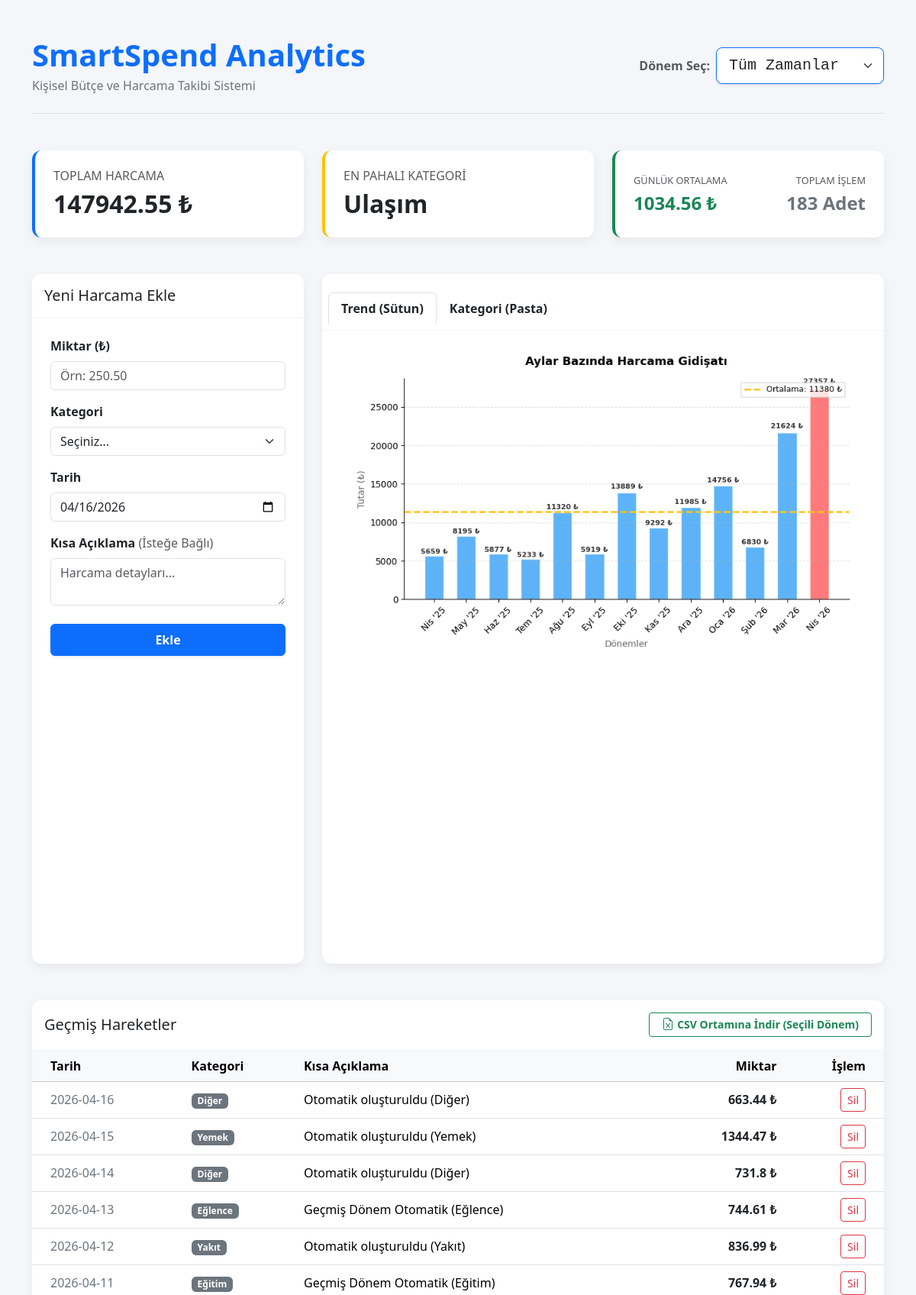
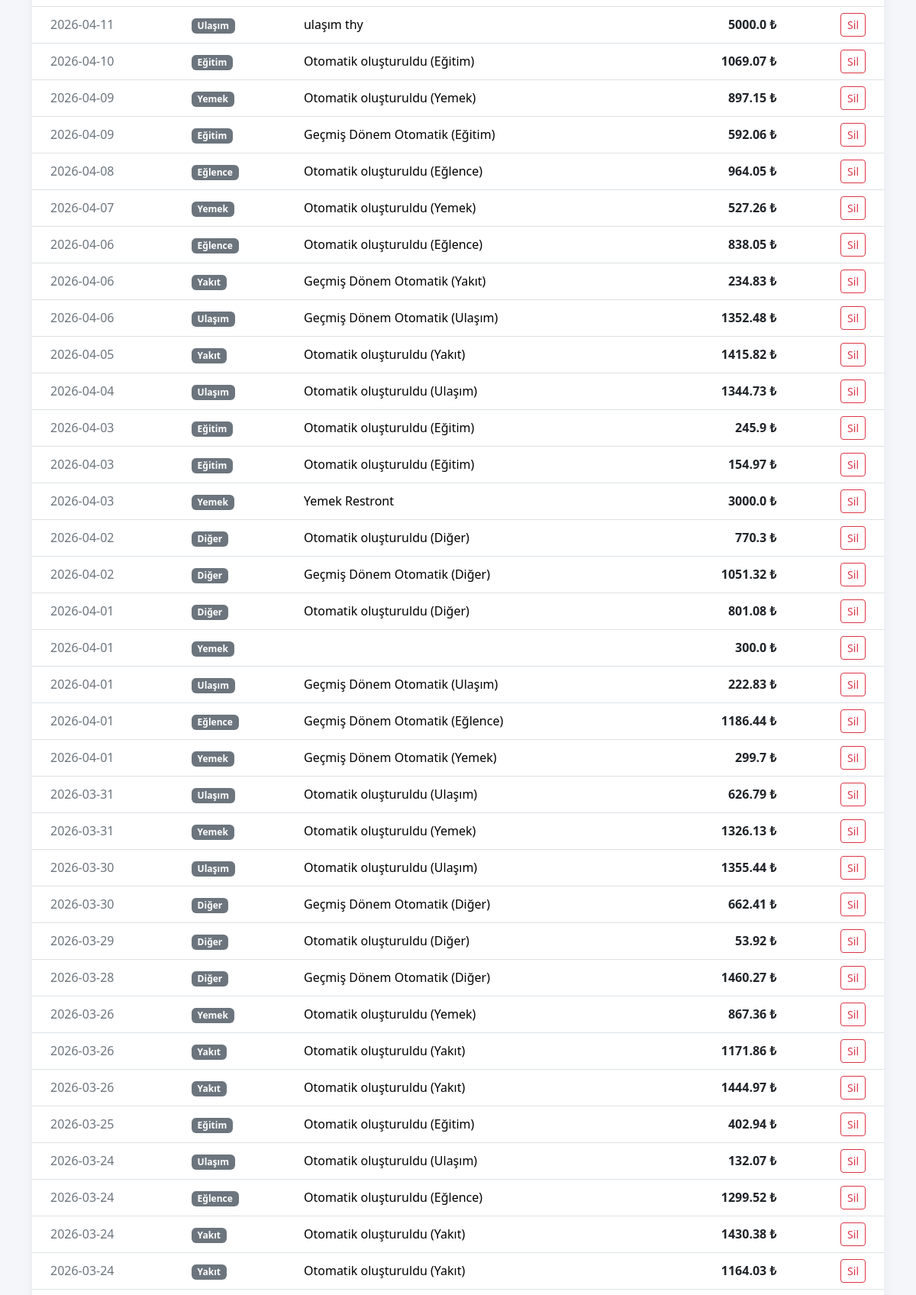
The page / (upper part) on the database its author committed (2 pictures, top to bottom).
### tables this page shows
CREATE TABLE expenses (
            id INTEGER PRIMARY KEY AUTOINCREMENT,
            amount FLOAT NOT NULL,
            category TEXT NOT NULL,
            description TEXT,
            date DATE NOT NULL
        );

### app.py (the view, shortened to what this page needs)
@app.route('/')
def index():
    conn = get_db_connection()
    df = pd.read_sql_query('SELECT * FROM expenses ORDER BY date DESC', conn)
    conn.close()
    selected_month = request.args.get('month', 'ALL')
    available_months = []
    if not df.empty:
        df['month_str'] = df['date'].str[:7]
        unique_months = df['month_str'].unique()
        MONTH_NAMES = {
            '01': 'Ocak', '02': 'Şubat', '03': 'Mart', '04': 'Nisan',
            '05': 'Mayıs', '06': 'Haziran', '07': 'Temmuz', '08': 'Ağustos',
            '09': 'Eylül', '10': 'Ekim', '11': 'Kasım', '12': 'Aralık'
        }
        for m in sorted(unique_months, reverse=True):
            try:
                y, mon = m.split('-')
                label = f"{MONTH_NAMES.get(mon, mon)} {y}"
            except:
                label = m
            available_months.append({'value': m, 'label': label})
        if selected_month != 'ALL':
            df = df[df['month_str'] == selected_month]
    total_spent = df['amount'].sum()
    transaction_count = len(df)
    unique_days = df['date'].nunique()
    daily_avg = total_spent / unique_days if unique_days > 0 else 0
    category_totals = df.groupby('category')['amount'].sum().sort_values(ascending=False)
    top_category = category_totals.index[0] if not category_totals.empty else "Veri Yok"
    plt.figure(figsize=(6, 6))
    colors = ['#ff9999', '#66b3ff', '#99ff99', '#ffcc99', '#c2c2f0', '#ffb3e6']
    plt.pie(
        category_totals,
        labels=category_totals.index,
        autopct='%1.1f%%',
        startangle=140,
        colors=colors,
        wedgeprops={'edgecolor': 'white', 'linewidth': 1.5}
    )
    title_prefix = "Tüm Zamanlar" if selected_month == 'ALL' else selected_month
    plt.title(f'{title_prefix} Kategori Dağılımı', fontsize=14, fontweight='bold', pad=15)
    plt.axis('equal')
    img_buffer = io.BytesIO()
    plt.savefig(img_buffer, format='png', bbox_inches='tight', transparent=True)
    img_buffer.seek(0)
    plot_url = base64.b64encode(img_buffer.getvalue()).decode('utf8')
    plt.clf()
    plt.close()
    plt.figure(figsize=(9, 4.5))
    if selected_month == 'ALL':
        timeline_df = df.groupby('month_str')['amount'].sum().sort_index()
        def format_month_tick(m_str):
            try:
                y, m = m_str.split('-')
                short_months = {'01':'Oca','02':'Şub','03':'Mar','04':'Nis','05':'May','06':'Haz','07':'Tem','08':'Ağu','09':'Eyl','10':'Eki','11':'Kas','12':'Ara'}
                return f"{short_months.get(m, m)} '{y[-2:]}"
            except:
                return m_str
        ticks = [format_month_tick(m) for m in timeline_df.index]
        colors_bar = []
        if not timeline_df.empty:
            max_val = timeline_df.max()
            colors_bar = ['#ff6b6b' if val == max_val else '#4dabf7' for val in timeline_df.values]
        bars = plt.bar(ticks, timeline_df.values, color=colors_bar, edgecolor='white', width=0.6, alpha=0.9)
        plt.title('Aylar Bazında Harcama Gidişatı', fontsize=13, fontweight='bold', pad=15)
        plt.xlabel('Dönemler', fontsize=10, color='#666')
        plt.xticks(rotation=45)
        if not timeline_df.empty:
            avg_line = timeline_df.mean()
            plt.axhline(avg_line, color='#fcc419', linestyle='dashed', linewidth=2, label=f'Ortalama: {int(avg_line)} ₺')
            plt.legend(loc='upper right', fontsize=9, framealpha=0.8)
    plt.ylabel('Tutar (₺)', fontsize=10, color='#666')
    ax = plt.gca()
    ax.spines['top'].set_visible(False)
    ax.spines['right'].set_visible(False)
    plt.grid(axis='y', linestyle='--', alpha=0.4)
    for bar in bars:
        height = bar.get_height()
        if height > 0:
            plt.text(bar.get_x() + bar.get_width()/2., height + (height * 0.02),
                     f'{int(height)} ₺',
                     ha='center', va='bottom', fontsize=8, color='#333', fontweight='600')
    bar_buffer = io.BytesIO()
    plt.savefig(bar_buffer, format='png', bbox_inches='tight', transparent=True)
    bar_buffer.seek(0)
    bar_plot_url = base64.b64encode(bar_buffer.getvalue()).decode('utf8')
    plt.clf()
    plt.close()
    expenses_list = df.to_dict('records')
    return render_template(
        'index.html',
        total_spent=round(total_spent, 2),
        daily_avg=round(daily_avg, 2),
        transaction_count=transaction_count,
        plot_url=plot_url,
        bar_plot_url=bar_plot_url,
        expenses=expenses_list,
        top_category=top_category,
        available_months=available_months,
        selected_month=selected_month
    )

### app.py (called while the page is built)
def get_db_connection():
    conn = sqlite3.connect(DB_NAME)
    conn.row_factory = sqlite3.Row
    return conn

### templates/index.html (shortened to what this page needs)
<!DOCTYPE html>
<html lang="tr">
<head>
    <link href="https://cdn.jsdelivr.net/npm/bootstrap@5.3.2/dist/css/bootstrap.min.css" rel="stylesheet">
</head>
<body>
    <div class="container py-5">
        <div class="d-flex flex-column flex-md-row justify-content-between align-items-md-center mb-5 border-bottom pb-4">
            <div class="mb-3 mb-md-0 text-center text-md-start">
                <h1 class="display-6 fw-bold text-primary mb-1">SmartSpend Analytics</h1>
                <p class="text-secondary mb-0">Kişisel Bütçe ve Harcama Takibi Sistemi</p>
            </div>
            <form action="/" method="GET" class="d-flex align-items-center">
                <label for="month" class="fw-semibold text-muted me-2 text-nowrap">Dönem Seç:</label>
                <select name="month" id="month" class="form-select form-select-lg shadow-sm font-monospace border-primary" onchange="this.form.submit()" style="min-width: 220px; cursor:pointer;">
                    <option value="ALL" {% if selected_month == 'ALL' %}selected{% endif %}>Tüm Zamanlar</option>
                </select>
            </form>
        </div>
        <div class="row g-4 mb-5">
            <div class="col-md-4">
                <div class="card stat-card h-100 p-4 border-start border-4 border-primary">
                    <h6 class="text-muted text-uppercase mb-2">Toplam Harcama</h6>
                    <h2 class="fw-bold mb-0">{{ total_spent }} ₺</h2>
                </div>
            </div>
            <div class="col-md-4">
                <div class="card stat-card h-100 p-4 border-start border-4 border-warning">
                    <h6 class="text-muted text-uppercase mb-2">En Pahalı Kategori</h6>
                    <h2 class="fw-bold mb-0">{{ top_category }}</h2>
                </div>
            </div>
            <div class="col-md-4">
                <div class="card stat-card h-100 p-4 border-start border-4 border-success">
                    <div class="d-flex justify-content-between align-items-center mb-0 mt-2">
                        <div>
                            <h6 class="text-muted text-uppercase mb-2" style="font-size: 0.8rem;">Günlük Ortalama</h6>
                            <h4 class="fw-bold mb-0 text-success">{{ daily_avg }} ₺</h4>
                        </div>
                        <div class="text-end">
                            <h6 class="text-muted text-uppercase mb-2" style="font-size: 0.8rem;">Toplam İşlem</h6>
                            <h4 class="fw-bold mb-0 text-secondary">{{ transaction_count }} Adet</h4>
                        </div>
                    </div>
                </div>
            </div>
        </div>
        <div class="row g-4 mb-5">
            <div class="col-lg-4">
                <div class="card h-100">
                    <div class="card-header py-3">
                        <h5 class="mb-0 text-dark">Yeni Harcama Ekle</h5>
                    </div>
                    <div class="card-body p-4">
                        <form action="/add" method="POST" class="needs-validation">
                            <div class="mb-3">
                                <label for="amount" class="form-label fw-semibold">Miktar (₺)</label>
                                <input type="number" step="0.01" class="form-control" id="amount" name="amount" min="0.01" required placeholder="Örn: 250.50">
                            </div>
                            <div class="mb-3">
                                <label for="category" class="form-label fw-semibold">Kategori</label>
                                <select class="form-select" id="category" name="category" required>
                                    <option value="" selected disabled>Seçiniz...</option>
                                </select>
                            </div>
                            <div class="mb-3">
                                <label for="date" class="form-label fw-semibold">Tarih</label>
                                <input type="date" class="form-control" id="date" name="date" required>
                            </div>
                            <div class="mb-4">
                                <label for="description" class="form-label fw-semibold">Kısa Açıklama <span class="text-muted fw-normal">(İsteğe Bağlı)</span></label>
                                <textarea class="form-control" id="description" name="description" rows="2" placeholder="Harcama detayları..."></textarea>
                            </div>
                            <button type="submit" class="btn btn-primary w-100 py-2 fw-bold shadow-sm">
                                Ekle
                            </button>
                        </form>
                    </div>
                </div>
            </div>
            <div class="col-lg-8">
                <div class="card h-100">
                    <div class="card-header py-3 pt-4">
                        <ul class="nav nav-tabs card-header-tabs" id="chartTabs" role="tablist">
                            <li class="nav-item">
                                <a class="nav-link active fw-bold text-dark" id="bar-tab" data-bs-toggle="tab" href="#bar" role="tab">Trend (Sütun)</a>
                            </li>
                            <li class="nav-item">
                                <a class="nav-link fw-bold text-dark" id="pie-tab" data-bs-toggle="tab" href="#pie" role="tab">Kategori (Pasta)</a>
                            </li>
                        </ul>
                    </div>
                    <div class="card-body p-4">
                        <div class="tab-content" id="chartTabsContent">
                            <div class="tab-pane fade show active d-flex justify-content-center" id="bar" role="tabpanel">
                                {% if bar_plot_url %}
                                    <img alt="Sütun Grafiği" class="img-fluid" style="object-fit: contain; max-height: 400px; width: 100%;">
                                {% else %}
                                    <div class="text-center p-5">
                                        <p class="text-muted display-6 mb-3">📭</p>
                                        <h6 class="text-secondary text-uppercase">Çizilecek Veri Yok</h6>
                                    </div>
                                {% endif %}
                            </div>
                        </div>
                    </div>
                </div>
            </div>
        </div>
        <div class="card">
            <div class="card-header py-3 d-flex justify-content-between align-items-center bg-white">
                <h5 class="mb-0 text-dark">Geçmiş Hareketler</h5>
                <a href="/export?month={{ selected_month }}" class="btn btn-outline-success btn-sm fw-bold px-3">
                    CSV Ortamına İndir (Seçili Dönem)
                </a>
            </div>
            <div class="card-body p-0">
                <div class="table-responsive">
                    <table class="table table-hover align-middle mb-0">
                        <thead class="table-light">
                            <tr>
                                <th scope="col" class="ps-4">Tarih</th>
                                <th scope="col">Kategori</th>
                                <th scope="col">Kısa Açıklama</th>
                                <th scope="col" class="text-end">Miktar</th>
                                <th scope="col" class="text-end pe-4">İşlem</th>
                            </tr>
                        </thead>
                        <tbody>
                            {% for record in expenses %}
                            <tr>
                                <td class="ps-4 text-secondary">{{ record.date }}</td>
                                <td><span class="badge bg-secondary px-2 py-1">{{ record.category }}</span></td>
                                <td>{{ record.description }}</td>
                                <td class="text-end fw-semibold text-dark">{{ record.amount }} ₺</td>
                                <td class="text-end pe-4">
                                    <form action="/delete/{{ record.id }}" method="POST" class="d-inline" onsubmit="return confirm('Bu harcamayı gerçekten silmek istiyor musunuz?');">
                                        <button type="submit" class="btn btn-sm btn-outline-danger">Sil</button>
                                    </form>
                                </td>
                            </tr>
                            {% else %}
                            <tr>
                                <td colspan="5" class="text-center py-5 text-muted">
                                    Listeniz bomboş! Soldaki panelden harcama ekleyebilirsiniz.
                                </td>
                            </tr>
                            {% endfor %}
                        </tbody>
                    </table>
                </div>
            </div>
        </div>
    </div>
</body>
</html>

### templates/index.html (style rules this page uses)
body { background-color: #f4f6f9; font-family: 'Segoe UI', Tahoma, Geneva, Verdana, sans-serif; }
.card { border: none; border-radius: 12px; box-shadow: 0 5px 15px rgba(0,0,0,0.06); }
.card-header { background-color: white; border-bottom: 2px solid #f8f9fa; border-radius: 12px 12px 0 0 !important; font-weight: 700; }
.stat-card { transition: all 0.3s ease; }

### rows shown on the page
expenses: category "Ulaşım", date "2026-04-11", description "ulaşım thy", amount "5000.0"
expenses: date "2026-04-16", category "Diğer", description "Otomatik oluşturuldu (Diğer)", amount "663.44"
expenses: date "2026-04-15", category "Yemek", description "Otomatik oluşturuldu (Yemek)", amount "1344.47"
expenses: date "2026-04-14", category "Diğer", description "Otomatik oluşturuldu (Diğer)", amount "731.8"
expenses: date "2026-04-13", category "Eğlence", description "Geçmiş Dönem Otomatik (Eğlence)", amount "744.61"
expenses: date "2026-04-12", category "Yakıt", description "Otomatik oluşturuldu (Yakıt)", amount "836.99"
expenses: date "2026-04-11", category "Eğitim", description "Geçmiş Dönem Otomatik (Eğitim)", amount "767.94"
expenses: date "2026-04-10", category "Eğitim", description "Otomatik oluşturuldu (Eğitim)", amount "1069.07"
expenses: date "2026-04-09", category "Yemek", description "Otomatik oluşturuldu (Yemek)", amount "897.15"
expenses: date "2026-04-09", category "Eğitim", description "Geçmiş Dönem Otomatik (Eğitim)", amount "592.06"
expenses: date "2026-04-08", category "Eğlence", description "Otomatik oluşturuldu (Eğlence)", amount "964.05"
expenses: date "2026-04-07", category "Yemek", description "Otomatik oluşturuldu (Yemek)", amount "527.26"
expenses: date "2026-04-06", category "Eğlence", description "Otomatik oluşturuldu (Eğlence)", amount "838.05"
expenses: date "2026-04-06", category "Yakıt", description "Geçmiş Dönem Otomatik (Yakıt)", amount "234.83"
expenses: date "2026-04-06", category "Ulaşım", description "Geçmiş Dönem Otomatik (Ulaşım)", amount "1352.48"
expenses: date "2026-04-05", category "Yakıt", description "Otomatik oluşturuldu (Yakıt)", amount "1415.82"
expenses: date "2026-04-04", category "Ulaşım", description "Otomatik oluşturuldu (Ulaşım)", amount "1344.73"
expenses: date "2026-04-03", category "Eğitim", description "Otomatik oluşturuldu (Eğitim)", amount "245.9"
expenses: date "2026-04-03", category "Eğitim", description "Otomatik oluşturuldu (Eğitim)", amount "154.97"
expenses: date "2026-04-03", category "Yemek", description "Yemek Restront", amount "3000.0"
expenses: date "2026-04-02", category "Diğer", description "Otomatik oluşturuldu (Diğer)", amount "770.3"
expenses: date "2026-04-02", category "Diğer", description "Geçmiş Dönem Otomatik (Diğer)", amount "1051.32"
expenses: date "2026-04-01", category "Diğer", description "Otomatik oluşturuldu (Diğer)", amount "801.08"
expenses: date "2026-04-01", category "Yemek", amount "300.0"
expenses: date "2026-04-01", category "Ulaşım", description "Geçmiş Dönem Otomatik (Ulaşım)", amount "222.83"
expenses: date "2026-04-01", category "Eğlence", description "Geçmiş Dönem Otomatik (Eğlence)", amount "1186.44"
expenses: date "2026-04-01", category "Yemek", description "Geçmiş Dönem Otomatik (Yemek)", amount "299.7"
expenses: date "2026-03-31", category "Ulaşım", description "Otomatik oluşturuldu (Ulaşım)", amount "626.79"
expenses: date "2026-03-31", category "Yemek", description "Otomatik oluşturuldu (Yemek)", amount "1326.13"
expenses: date "2026-03-30", category "Ulaşım", description "Otomatik oluşturuldu (Ulaşım)", amount "1355.44"
expenses: date "2026-03-30", category "Diğer", description "Geçmiş Dönem Otomatik (Diğer)", amount "662.41"
expenses: date "2026-03-29", category "Diğer", description "Otomatik oluşturuldu (Diğer)", amount "53.92"
expenses: date "2026-03-28", category "Diğer", description "Geçmiş Dönem Otomatik (Diğer)", amount "1460.27"
expenses: date "2026-03-26", category "Yemek", description "Otomatik oluşturuldu (Yemek)", amount "867.36"
expenses: date "2026-03-26", category "Yakıt", description "Otomatik oluşturuldu (Yakıt)", amount "1171.86"
expenses: date "2026-03-26", category "Yakıt", description "Otomatik oluşturuldu (Yakıt)", amount "1444.97"
expenses: date "2026-03-25", category "Eğitim", description "Otomatik oluşturuldu (Eğitim)", amount "402.94"
expenses: date "2026-03-24", category "Ulaşım", description "Otomatik oluşturuldu (Ulaşım)", amount "132.07"
expenses: date "2026-03-24", category "Eğlence", description "Otomatik oluşturuldu (Eğlence)", amount "1299.52"
expenses: date "2026-03-24", category "Yakıt", description "Otomatik oluşturuldu (Yakıt)", amount "1430.38"
expenses: date "2026-03-24", category "Yakıt", description "Otomatik oluşturuldu (Yakıt)", amount "1164.03"

### other values the page prints
{{ total_spent }} "147942.55"
{{ daily_avg }} "1034.56"
{{ transaction_count }} "183"
